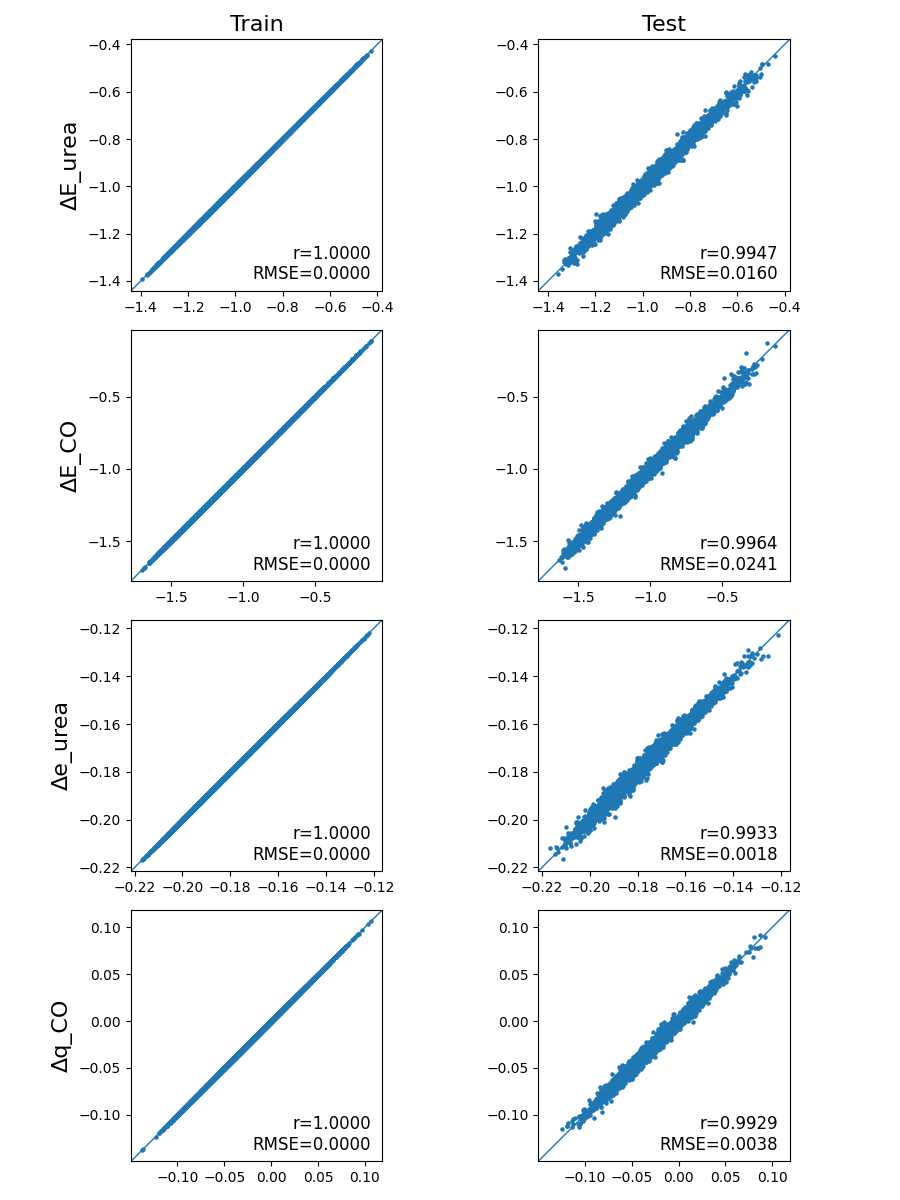

Write the Python code that produced this figure.
import pandas as pd
import numpy as np
from sklearn.model_selection import train_test_split
from sklearn.preprocessing import StandardScaler
from sklearn.tree import DecisionTreeRegressor
from sklearn.multioutput import MultiOutputRegressor
import matplotlib.pyplot as plt
import pickle

def get_default_parameters():
    # 决策树模型的默认参数
    params = {
        'seed1': 0,
        'min_samples_split': 2,    # 内部节点再划分所需最小样本数
        'min_samples_leaf': 1,     # 叶子节点最少样本数
    }
    return params


# received_PARAMS = nni.get_next_parameter()
config = get_default_parameters()
# config.update(received_PARAMS)

# 读取训练数据
excel = r'D:\pythonProject\program\urea\add\data\metals_activity.xlsx'
x = pd.read_excel(excel,sheet_name='metals')
y = pd.read_excel(excel,sheet_name='activity')

# 数据划分
x_train, x_test, y_train, y_test = train_test_split(
    x, y, test_size=0.2, random_state=int(config['seed1']), shuffle=True
)

# 数据标准化
norm_x = StandardScaler().fit(x_train)
norm_y = StandardScaler().fit(y_train)

x_train_ = norm_x.transform(x_train)
y_test_ = norm_y.transform(y_test)
x_test_ = norm_x.transform(x_test)
y_train_ = norm_y.transform(y_train)

# 创建决策树模型 - 使用MultiOutputRegressor包装以支持多输出回归
base_dt = DecisionTreeRegressor(
    min_samples_split=config['min_samples_split'],
    min_samples_leaf=config['min_samples_leaf'],
)

model = MultiOutputRegressor(base_dt)

# 训练模型
model.fit(x_train_, y_train_)

# 预测
train_pred = model.predict(x_train_)
test_pred = model.predict(x_test_)

train_pred = norm_y.inverse_transform(train_pred)
test_pred = norm_y.inverse_transform(test_pred)

# 反标准化预测结果
train_corr = [np.corrcoef(y_train.iloc[:, i], train_pred[:, i])[0, 1] for i in range(4)]#返回预测值和真实值之间的相关系数
test_corr = [np.corrcoef(y_test.iloc[:, i], test_pred[:, i])[0, 1] for i in range(4)]
train_rmse = [np.sqrt(np.mean((y_train.iloc[:, i] - train_pred[:, i]) ** 2))for i in range(4)]  # 计算训练集的 RMSE
test_rmse = [np.sqrt(np.mean((y_test.iloc[:, i] - test_pred[:, i]) ** 2))for i in range(4)] # 计算验证集的 RMSE
print(train_corr, test_corr, train_rmse, test_rmse)

fig, axes = plt.subplots(4, 2, figsize=(9, 12), tight_layout=True)#fig窗口为3*2，
axes[0, 0].set_title('Train', fontsize=16)
axes[0, 1].set_title('Test', fontsize=16)

for i in range(y.shape[1]):
    y_min = min(y.iloc[:, i].min(), train_pred[:, i].min(), test_pred[:, i].min()) #返回三个数据集中的最小值
    y_max = max(y.iloc[:, i].max(), train_pred[:, i].max(), test_pred[:, i].max())
    lim = [y_min - (y_max - y_min) * 0.05, y_max + (y_max - y_min) * 0.05] #设置坐标轴的范围

    for j in [0, 1]:
        axes[i, j].set_aspect('equal')
        axes[i, j].plot(lim, lim, lw=1)
        axes[i, j].set_xticks(axes[i, j].get_xticks())
        axes[i, j].set_yticks(axes[i, j].get_xticks())
        axes[i, j].set_xlim(lim)
        axes[i, j].set_ylim(lim)

    axes[i, 0].scatter(y_train.iloc[:, i], train_pred[:, i], s=5)#散点图
    axes[i, 1].scatter(y_test.iloc[:, i], test_pred[:, i], s=5)

    axes[i, 0].text(y_max, y_min, f'r={train_corr[i]:.4f}\nRMSE={train_rmse[i]:.4f}', horizontalalignment='right', fontsize=12)
    axes[i, 1].text(y_max, y_min, f'r={test_corr[i]:.4f}\nRMSE={test_rmse[i]:.4f}', horizontalalignment='right', fontsize=12)


    axes[i, 0].set_ylabel(y.columns[i], fontsize=16)

plt.savefig(f'pretrain_DT.png')
plt.show()

# 保存模型
with open('dt_premodel.pkl', 'wb') as f:
    pickle.dump(model, f)


# 保存结果到Excel
train_pred_df = pd.DataFrame(train_pred,columns=['ade_urea','ade_CO','e_urea','e_CO'])
test_pred_df = pd.DataFrame(test_pred,columns=['ade_urea','ade_CO','e_urea','e_CO'])
with pd.ExcelWriter(f'pretrain_DT_result_all.xlsx') as writer:
    y_train.to_excel(writer, sheet_name='y_train', index=False)
    train_pred_df.to_excel(writer, sheet_name='train_pred', index=False)
    y_test.to_excel(writer, sheet_name='y_test', index=False)
    test_pred_df.to_excel(writer, sheet_name='test_pred', index=False)

# 保存标准化器
with open('pretrain_DT_norm_y.pckl', 'wb') as f:
    pickle.dump(norm_y, f)

with open('pretrain_DT_norm_x.pckl', 'wb') as f:
    pickle.dump(norm_x, f)

print("决策树模型预训练和评估完成")
